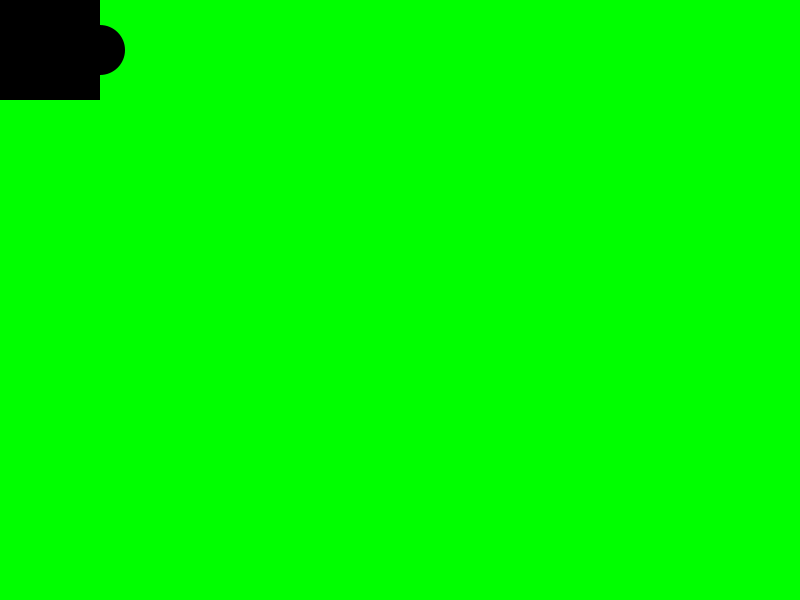
Frame 1 (no input)
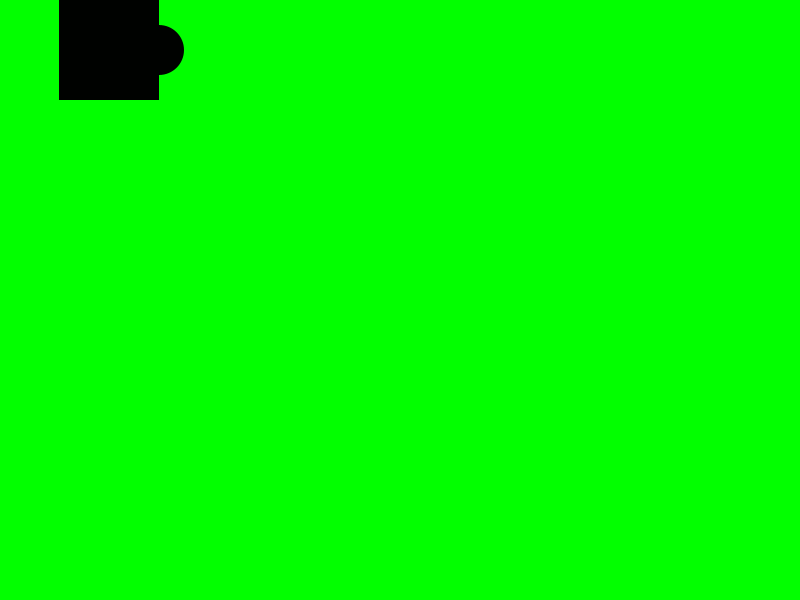
Frame 60 (the mouse pressed at the canvas centre just before this capture)
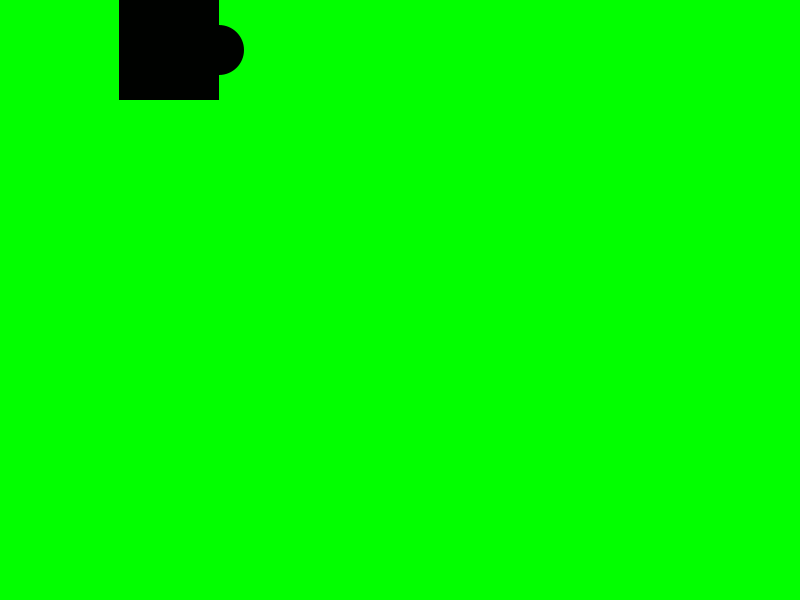
Frame 120 (the mouse held since frame 60 and released just before this capture)

The Processing sketch that drew these frames (run headless with seeded random() and noise(); from frame 60 on, the mouse is pressed at the canvas centre):

// Processing sketch: processing_109049
// ── processing_109049.pde

int c =0;
float x =0;
float y =0.0;

//preparation
void setup(){
 size(800,600);
frameRate(30);
}

//looping forever
void draw(){
  background(c%6,255,0); 
  fill(0,c%6,0);
  noStroke();
  rect(x,y,100,100);
  ellipse(x+100,y+50,50,50);
  c = c+10;
  x = x + 1;
  //y = y + 1;
  println(y);
}
